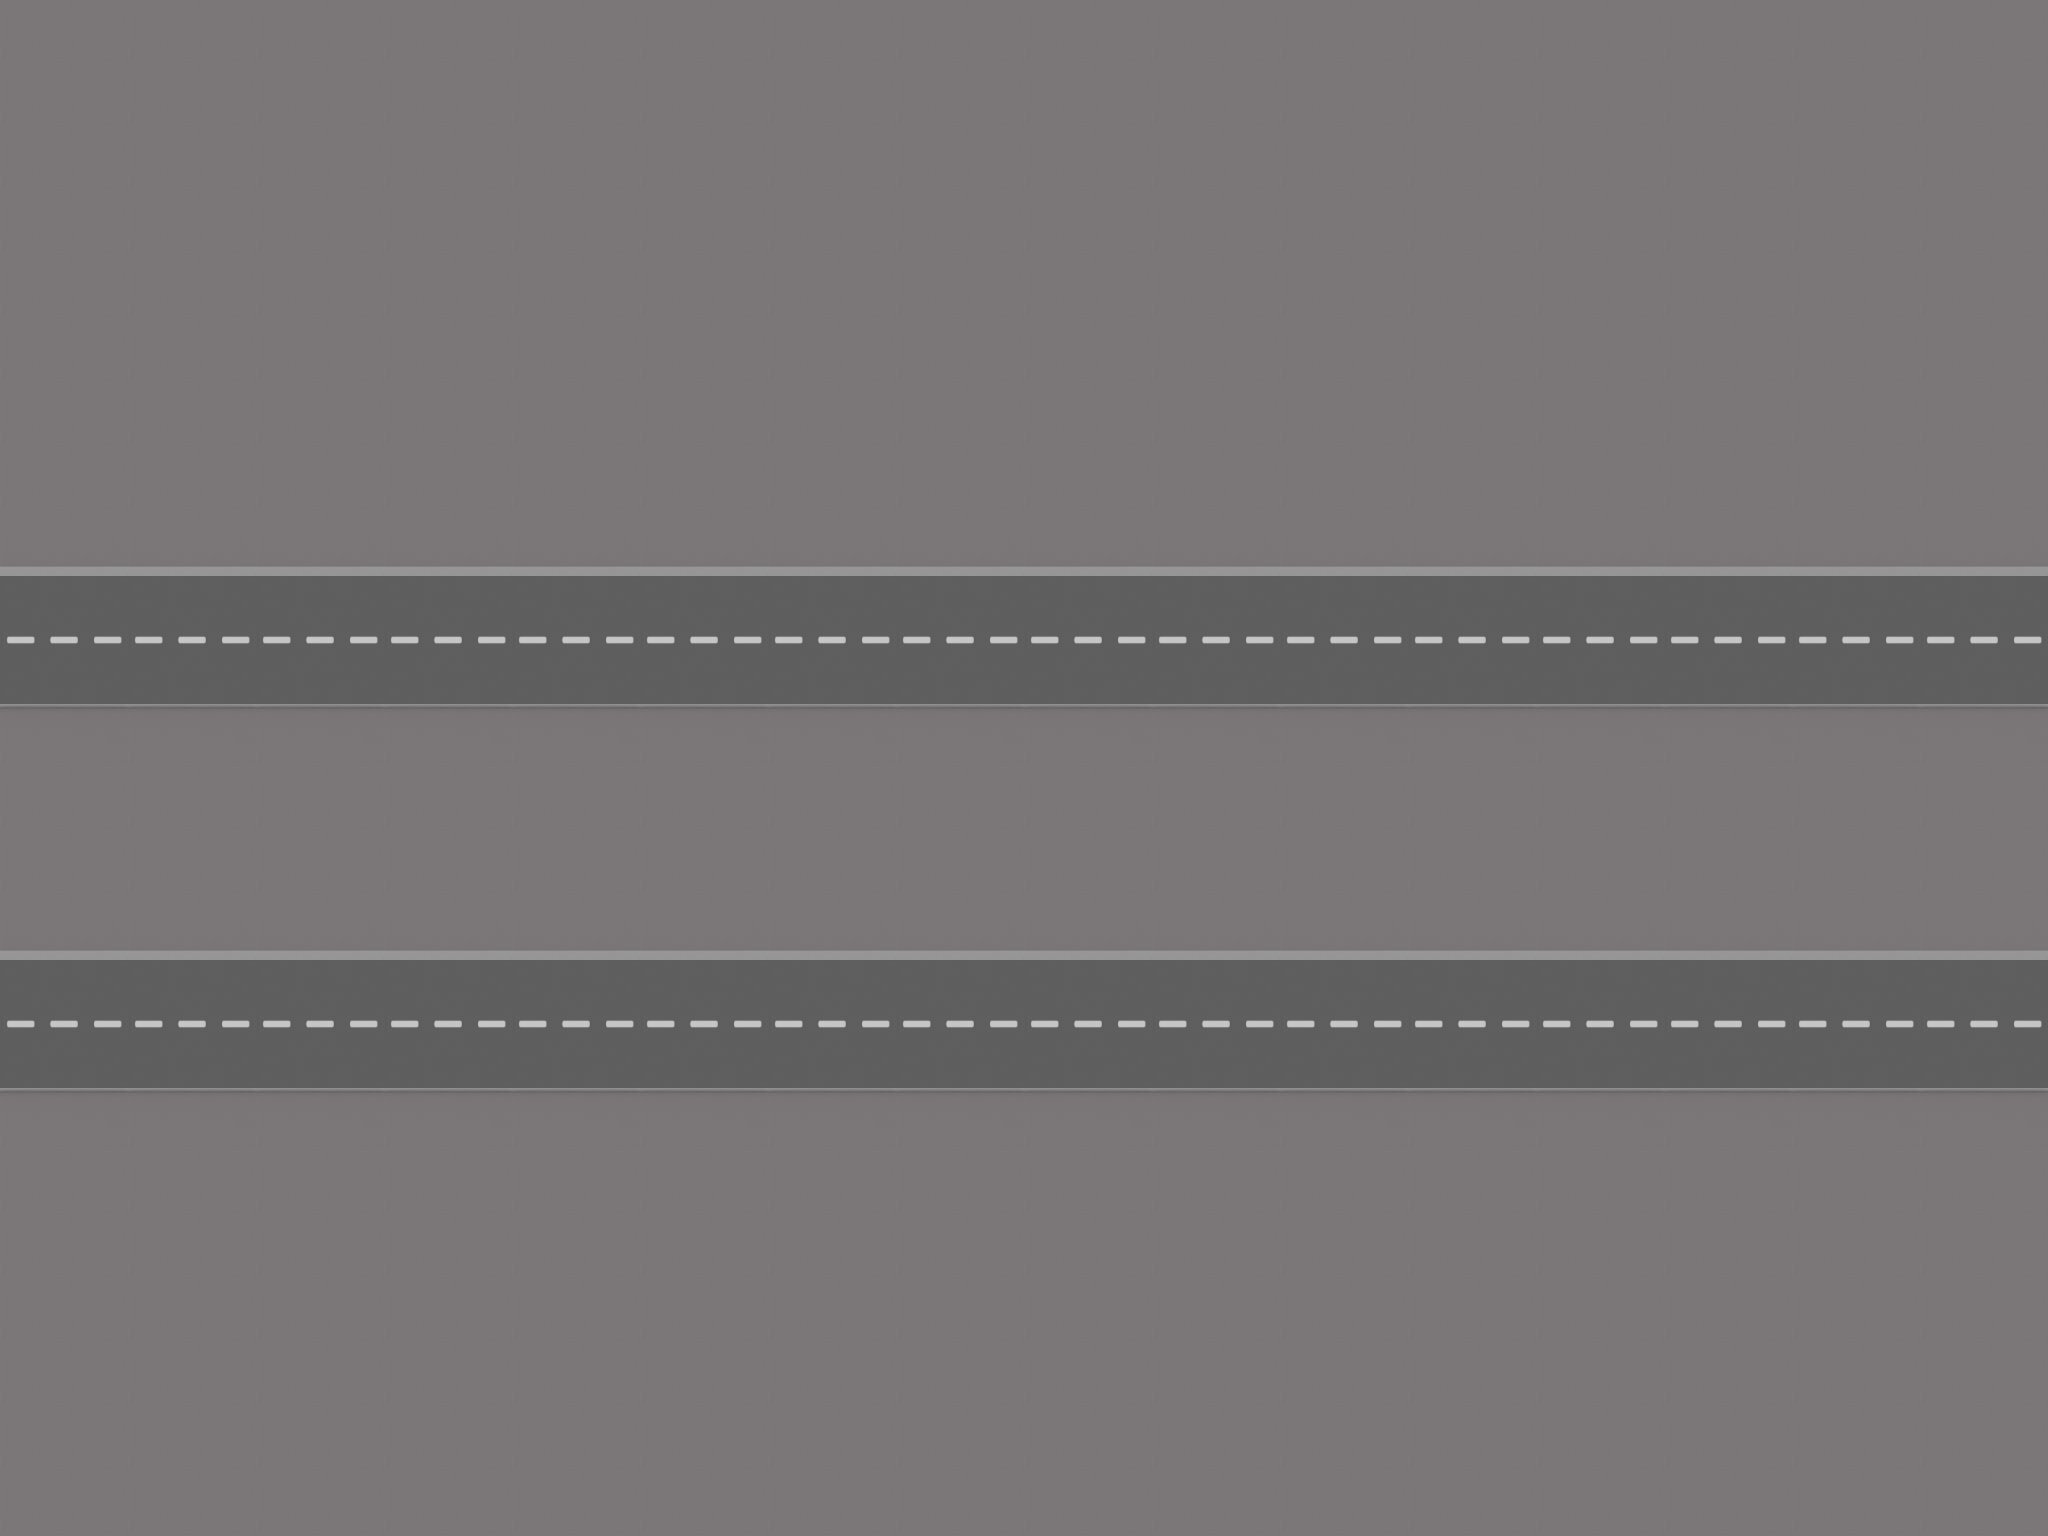

Tiled map render using the project's own tile images. Description and the map definition, with tile-layer contents summarised, below:
An orthogonal 16x24 tile map with 128x64 px tiles, 1 tile layer (Background) and 45 objects (8x building_2, 6x building_3, 5x trash, 4x building_4, 4x road_lane, ...).

<map version="1.9" tiledversion="1.10.2" orientation="orthogonal" renderorder="right-down" width="16" height="24" tilewidth="128" tileheight="64" infinite="0" nextlayerid="11" nextobjectid="60">
 <tileset firstgid="1" source="Tiles.tsx" />
 <layer id="1" name="Background" width="16" height="24">
  <data>[384 cells, 384 non-empty, 4 distinct tile ids]</data>
 </layer>
 <objectgroup id="6" name="Border" visible="0">
  <object id="1" x="0" y="0" width="2048" height="320" />
  <object id="2" x="2048" y="-448" />
  <object id="3" x="0" y="1216" width="2048" height="320" />
  <object id="4" x="2176" y="896" />
  <object id="5" x="1536" y="320" width="512" height="896" />
  <object id="6" x="2304" y="448" />
  <object id="7" x="0" y="320" width="512" height="896" />
  <object id="8" x="896" y="1600" />
  <object id="9" x="896" y="-192" />
 </objectgroup>
 <objectgroup id="7" name="Obstacles" visible="0">
  <object id="15" template="building_2.tx" class="building_2" gid="17" x="512" y="576" width="256" height="384" />
  <object id="17" template="building_3.tx" class="building_3" gid="15" x="1152" y="960" width="384" height="649" />
  <object id="19" template="fire_hydrant.tx" class="fire_hydrant" gid="11" x="1280" y="1152" width="128" height="128" />
  <object id="20" template="lamp_post.tx" class="lamp_post" gid="41" x="640" y="768" width="128" height="128" />
  <object id="21" template="lamp_post.tx" class="lamp_post" gid="41" x="1024" y="768" width="128" height="128" />
  <object id="36" template="building_2.tx" class="building_2" gid="17" x="0" y="128" width="256" height="384" />
  <object id="37" template="building_3.tx" class="building_3" gid="15" x="128" y="384" width="384" height="649" />
  <object id="40" template="building_3.tx" class="building_3" gid="15" x="1536" y="320" width="384" height="649" />
  <object id="41" template="building_2.tx" class="building_2" gid="17" x="256" y="1216" width="256" height="384" />
  <object id="42" template="building_2.tx" class="building_2" gid="17" x="512" y="1472" width="256" height="384" />
  <object id="43" template="building_2.tx" class="building_2" gid="17" x="512" y="192" width="256" height="384" />
  <object id="44" template="building_3.tx" class="building_3" gid="15" x="768" y="256" width="384" height="649" />
  <object id="46" template="building_3.tx" class="building_3" gid="15" x="1152" y="1472" width="384" height="649" />
  <object id="47" template="building_2.tx" class="building_2" gid="17" x="1536" y="1280" width="256" height="384" />
  <object id="49" template="building_3.tx" class="building_3" gid="15" x="128" y="1536" width="384" height="649" />
  <object id="50" template="building_4.tx" class="building_4" gid="19" x="1152" y="320" width="256" height="384" />
  <object id="51" template="building_4.tx" class="building_4" gid="19" x="256" y="576" width="256" height="384" />
  <object id="53" template="building_4.tx" class="building_4" gid="19" x="768" y="1408" width="256" height="384" />
  <object id="54" template="building_2.tx" class="building_2" gid="17" x="256" y="960" width="256" height="384" />
  <object id="55" template="fire_hydrant.tx" class="fire_hydrant" gid="11" x="1408" y="320" width="128" height="128" />
  <object id="56" template="fire_hydrant.tx" class="fire_hydrant" gid="11" x="1024" y="1280" width="128" height="128" />
  <object id="57" template="building_4.tx" class="building_4" gid="19" x="1536" y="576" width="256" height="384" />
  <object id="59" template="building_2.tx" class="building_2" gid="17" x="1536" y="896" width="256" height="384" />
 </objectgroup>
 <objectgroup id="8" name="CoreItemsLayer" visible="0">
  <object id="22" template="trash_can_organic.tx" name="trash_can_organic_city" class="trash_can" gid="36" x="1408" y="448" width="128" height="128">
   <properties>
    <property name="type" value="organic" />
    <property name="variant" value="city" />
   </properties>
  </object>
  <object id="23" template="trash_can_paper.tx" name="trash_can_paper_city" class="trash_can" gid="37" x="512" y="896" width="128" height="128">
   <properties>
    <property name="type" value="paper" />
    <property name="variant" value="city" />
   </properties>
  </object>
  <object id="24" template="trash_can_plastic.tx" name="trash_can_plastic_city" class="trash_can" gid="4" x="768" y="448" width="128" height="128">
   <properties>
    <property name="type" value="plastic" />
    <property name="variant" value="city" />
   </properties>
  </object>
  <object id="25" template="spawn.tx" name="player" class="player" x="896" y="1152" />
 </objectgroup>
 <objectgroup id="9" name="TrashLayer" visible="0">
  <object id="26" template="trash_paper.tx" name="paper" class="trash" gid="34" x="640" y="896" width="128" height="64">
   <properties>
    <property name="type" value="paper" />
   </properties>
  </object>
  <object id="27" template="trash_organic.tx" name="organic" class="trash" gid="3" x="896" y="960" width="128" height="64">
   <properties>
    <property name="type" value="organic" />
   </properties>
  </object>
  <object id="28" template="trash_organic.tx" name="organic" class="trash" gid="3" x="1024" y="384" width="128" height="64">
   <properties>
    <property name="type" value="organic" />
   </properties>
  </object>
  <object id="29" template="trash_paper.tx" name="paper" class="trash" gid="34" x="1152" y="576" width="128" height="64">
   <properties>
    <property name="type" value="paper" />
   </properties>
  </object>
  <object id="30" template="trash_plastic.tx" name="plastic" class="trash" gid="35" x="768" y="576" width="128" height="64">
   <properties>
    <property name="type" value="plastic" />
   </properties>
  </object>
 </objectgroup>
 <objectgroup id="10" name="RoadLayer" visible="0">
  <object id="31" template="road_lane.tx" name="road_lane" class="road_lane" x="0" y="576">
   <properties>
    <property name="leftToRight" type="bool" value="true" />
    <property name="speed" type="int" value="2" />
    <property name="traffic" type="int" value="3" />
    <property name="type" value="car_blue" />
   </properties>
  </object>
  <object id="33" template="road_lane.tx" name="road_lane" class="road_lane" x="2048" y="640">
   <properties>
    <property name="leftToRight" type="bool" value="false" />
    <property name="speed" type="int" value="2" />
    <property name="traffic" type="int" value="4" />
    <property name="type" value="bus" />
   </properties>
  </object>
  <object id="34" template="road_lane.tx" name="road_lane" class="road_lane" x="0" y="960">
   <properties>
    <property name="leftToRight" type="bool" value="true" />
    <property name="speed" type="int" value="2" />
    <property name="traffic" type="int" value="3" />
    <property name="type" value="car_red" />
   </properties>
  </object>
  <object id="35" template="road_lane.tx" name="road_lane" class="road_lane" x="0" y="1040">
   <properties>
    <property name="leftToRight" type="bool" value="true" />
    <property name="speed" type="int" value="4" />
    <property name="traffic" type="int" value="1" />
    <property name="type" value="car_yellow" />
   </properties>
  </object>
 </objectgroup>
</map>
